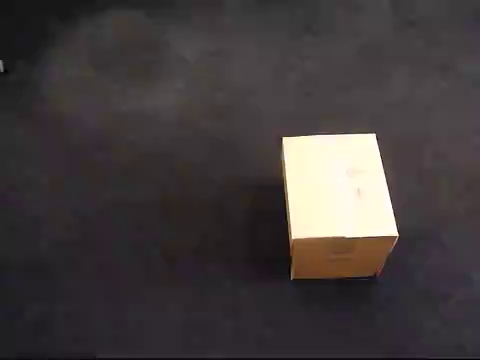
#> input picture frame 4 of RMI INDUCTIONS/Advanced task/ball video.mov, 480 x 360 px
$ python 'Bonus_task(path prediction).py'
#> lines starting #> are read from the running program, lines starting #| are printed output that depends on the picture; after the words box and inside, x2 and y2 are one past the last pixel; in counts of white or black regions, pixels touching at a corner belong together
import numpy as np
import cv2
from scipy.interpolate import interp1d
import matplotlib.pyplot as plt
cap = cv2.VideoCapture('ball video.mov')
i=1
j=0
k=0
l=0
cX=0
cY=0
xi=0
yi=0
xf=0
yf=0
time=50
x=[]
y=[]

while(cap.isOpened()):
    ret, frame = cap.read()
#> frame is the input picture: shape (360, 480, 3); mean B, G, R 61.3, 60.7, 66.8

    if(ret==True):
        hsv = cv2.cvtColor(frame, cv2.COLOR_BGR2HSV)
#> hsv: shape (360, 480, 3); mean H, S, V 113.6, 33.3, 67.3
        lower_green = np.array([70,90,0])
        upper_green = np.array([90,255,255])
        greenmask = cv2.inRange(hsv, lower_green, upper_green)
#> greenmask: shape (360, 480); every value is 0
        blurred = cv2.GaussianBlur(greenmask, (5, 5), 0)
        ret,thresh = cv2.threshold(blurred,127,255,0)
        kernel = np.ones((5,5),np.uint8)
        erosion = cv2.erode(thresh,kernel,iterations = 4)
        dilation = cv2.dilate(erosion,kernel,iterations = 4)

        # Image Moment is a particular weighted average of image pixel intensities,
        # with the help of which we can find some specific properties of an image
        M = cv2.moments(thresh)
#> M = moments, m00 0
        # calculate x,y coordinate of center
        if (M["m00"] != 0):
            cX = int(M["m10"] / M["m00"])
            cY = int(M["m01"] / M["m00"])
            j+=1
        else:
            cX, cY = cX, cY
            if(k==1):
                l+=1

        if(j!=i and j!=0 and k==0):
            k+=1

        if(j!=0 and i==j):
            if(k==1):
                k+=1
                xf=cX
                yf=cY
            x.append(cX)
            y.append(cY)
            i+=1

        cv2.circle(frame, (cX, cY), 5, (255, 255, 255), -1)
#> frame: shape (360, 480, 3); 0.02% of pixels changed, all inside (x1, y1, x2, y2) = (0, 0, 6, 6)
        gray = cv2.cvtColor(frame, cv2.COLOR_BGR2GRAY)
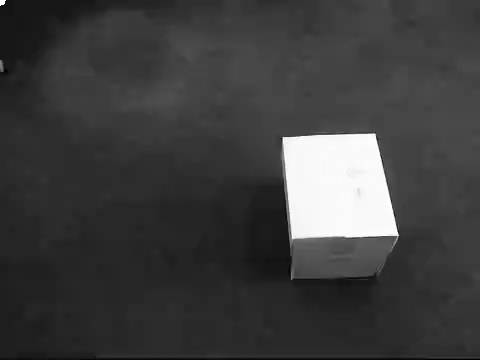
#> gray: shape (360, 480); min 0, max 255, mean 62.6
        ret,centroid = cv2.threshold(gray,254,255,0)
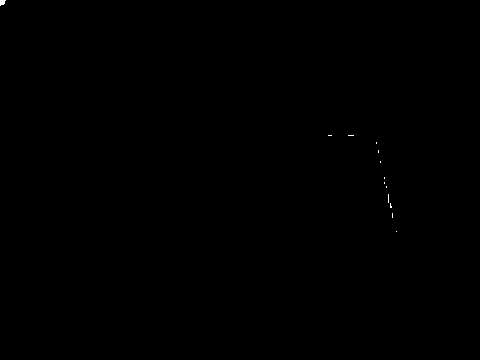
#> centroid: shape (360, 480); 0.04% white; 13 white regions (12 under 20 px), largest, box (x1, y1, x2, y2) and area: (0, 0, 6, 6) 26

    if (cv2.waitKey(time) and ret==False):
#> (key Esc is pressed here)
        break

    if (k==1):
        xi=cX
        yi=cY

plt.plot(x, y)
plt.show()
x_new=[]
v=(xf-xi)/l
for i in range(l):
    xi+=v
    x_new.append(int(xi))
x_new =np.asarray(x_new)
x =np.asarray(x)
y =np.asarray(y)
f = interp1d(x, y, fill_value='extrapolate', kind='cubic')
y_new = f(x_new)

cap2=cv2.VideoCapture('ball video.mov')

while(cap.isOpened()):
    ret, frame = cap2.read()
    if(ret==True):
          for i in range(l):
              if(i==l-1):
                  break
              j=i+1
              cv2.line(frame,(x_new[i],int(y_new[i])),(x_new[j],int(y_new[j])),(0,255,0),2)
    cv2.imshow("trajectory",frame)
    if (cv2.waitKey(time) and ret==False):
        break

cap2.release()
cv2.destroyAllWindows()
